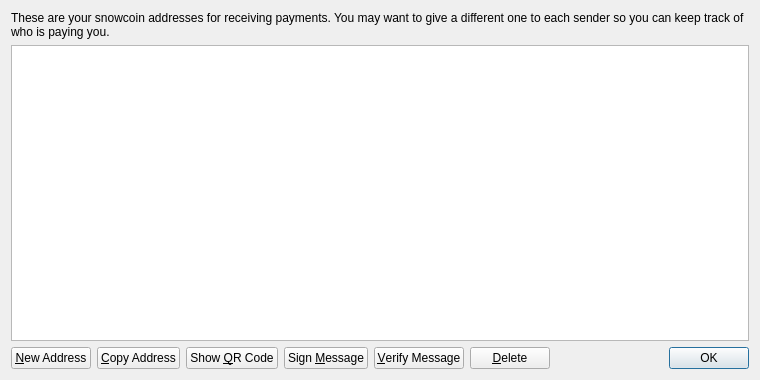
<?xml version="1.0" encoding="UTF-8"?>
<ui version="4.0">
 <class>AddressBookPage</class>
 <widget class="QWidget" name="AddressBookPage">
  <property name="geometry">
   <rect>
    <x>0</x>
    <y>0</y>
    <width>760</width>
    <height>380</height>
   </rect>
  </property>
  <property name="windowTitle">
   <string>Address Book</string>
  </property>
  <layout class="QVBoxLayout" name="verticalLayout">
   <item>
    <widget class="QLabel" name="labelExplanation">
     <property name="text">
      <string>These are your snowcoin addresses for receiving payments. You may want to give a different one to each sender so you can keep track of who is paying you.</string>
     </property>
     <property name="textFormat">
      <enum>Qt::PlainText</enum>
     </property>
     <property name="wordWrap">
      <bool>true</bool>
     </property>
    </widget>
   </item>
   <item>
    <widget class="QTableView" name="tableView">
     <property name="contextMenuPolicy">
      <enum>Qt::CustomContextMenu</enum>
     </property>
     <property name="toolTip">
      <string>Double-click to edit address or label</string>
     </property>
     <property name="tabKeyNavigation">
      <bool>false</bool>
     </property>
     <property name="alternatingRowColors">
      <bool>true</bool>
     </property>
     <property name="selectionMode">
      <enum>QAbstractItemView::SingleSelection</enum>
     </property>
     <property name="selectionBehavior">
      <enum>QAbstractItemView::SelectRows</enum>
     </property>
     <property name="sortingEnabled">
      <bool>true</bool>
     </property>
     <attribute name="verticalHeaderVisible">
      <bool>false</bool>
     </attribute>
    </widget>
   </item>
   <item>
    <layout class="QHBoxLayout" name="horizontalLayout">
     <item>
      <widget class="QPushButton" name="newAddressButton">
       <property name="toolTip">
        <string>Create a new address</string>
       </property>
       <property name="text">
        <string>&amp;New Address</string>
       </property>
       <property name="icon">
        <iconset resource="../snowcoin.qrc">
         <normaloff>:/icons/add</normaloff>:/icons/add</iconset>
       </property>
      </widget>
     </item>
     <item>
      <widget class="QPushButton" name="copyToClipboard">
       <property name="toolTip">
        <string>Copy the currently selected address to the system clipboard</string>
       </property>
       <property name="text">
        <string>&amp;Copy Address</string>
       </property>
       <property name="icon">
        <iconset resource="../snowcoin.qrc">
         <normaloff>:/icons/editcopy</normaloff>:/icons/editcopy</iconset>
       </property>
      </widget>
     </item>
     <item>
      <widget class="QPushButton" name="showQRCode">
       <property name="text">
        <string>Show &amp;QR Code</string>
       </property>
       <property name="icon">
        <iconset resource="../snowcoin.qrc">
         <normaloff>:/icons/qrcode</normaloff>:/icons/qrcode</iconset>
       </property>
      </widget>
     </item>
     <item>
      <widget class="QPushButton" name="signMessage">
       <property name="toolTip">
        <string>Sign a message to prove you own a snowcoin address</string>
       </property>
       <property name="text">
        <string>Sign &amp;Message</string>
       </property>
       <property name="icon">
        <iconset resource="../snowcoin.qrc">
         <normaloff>:/icons/edit</normaloff>:/icons/edit</iconset>
       </property>
      </widget>
     </item>
     <item>
      <widget class="QPushButton" name="verifyMessage">
       <property name="toolTip">
        <string>Verify a message to ensure it was signed with a specified snowcoin address</string>
       </property>
       <property name="text">
        <string>&amp;Verify Message</string>
       </property>
       <property name="icon">
        <iconset resource="../snowcoin.qrc">
         <normaloff>:/icons/transaction_0</normaloff>:/icons/transaction_0</iconset>
       </property>
      </widget>
     </item>
     <item>
      <widget class="QPushButton" name="deleteButton">
       <property name="toolTip">
        <string>Delete the currently selected address from the list</string>
       </property>
       <property name="text">
        <string>&amp;Delete</string>
       </property>
       <property name="icon">
        <iconset resource="../snowcoin.qrc">
         <normaloff>:/icons/remove</normaloff>:/icons/remove</iconset>
       </property>
      </widget>
     </item>
     <item>
      <spacer name="horizontalSpacer">
       <property name="orientation">
        <enum>Qt::Horizontal</enum>
       </property>
       <property name="sizeHint" stdset="0">
        <size>
         <width>40</width>
         <height>20</height>
        </size>
       </property>
      </spacer>
     </item>
     <item>
      <widget class="QDialogButtonBox" name="buttonBox">
       <property name="sizePolicy">
        <sizepolicy hsizetype="Maximum" vsizetype="Fixed">
         <horstretch>0</horstretch>
         <verstretch>0</verstretch>
        </sizepolicy>
       </property>
       <property name="standardButtons">
        <set>QDialogButtonBox::Ok</set>
       </property>
      </widget>
     </item>
    </layout>
   </item>
  </layout>
 </widget>
 <resources>
  <include location="../snowcoin.qrc"/>
 </resources>
 <connections/>
</ui>
